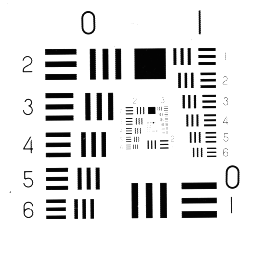
#> input picture src/originals/5.1.13.tiff, 256 x 256 px, found by its file name
$ jupyter execute lab2.ipynb
#> lines starting #> are read from the running program, lines starting #| are printed output that depends on the picture; after the words box and inside, x2 and y2 are one past the last pixel; in counts of white or black regions, pixels touching at a corner belong together
(P:lab62)=
# Deconvolution

<hr>

## 📌 Commentaires pour les intervenants

- L'année dernière, les étudiants n'ont abordé que le débruitage.
  Le déconvolution ne sera donc abordée que par les étudiants les plus rapides.
  Ce n'est pas grave, d'autant plus que l'exercice sur la déconvolution est similaire à celui sur le débruitage.
- il me semble important que les étudiants sachent simuler une observation, c'est-à-dire générer le modèle direct.
  En effet, c'est une manière classique de produire des données et la solution recherchée.
  C'est pour cela que les premières questions, loin d'être anodines, leur demande de générer une image bruitée ou floutée.
- La correction que je propose ci-dessous est très complète : je n'attends pas autant des étudiants.
- Il faut continuer à pousser les étudiants à développer leur esprit critique.
  Cela commence par faire une bonne observation des résultats obtenus, à faire une interprétation correcte,
  à proposer des solutions pour améliorer la méthode où pour aller plus loin dans la compréhension du problème,
  et enfin à proposer de nouvelles expériences pour vérifier les hypothèses émises.

<hr>

* Load the image [5.1.13](https://sipi.usc.edu/database/database.php?volume=misc&image=18#top).
  It will be called $x$ in the sequel.
<!--   and convert it to floating point numbers with the instruction

  ```
  x = x.astype(float)
  ```

  where `x` is the image and will be called` x` in the following. -->

* Generate a circular PSF $h$ of radius 10 with `skimage.morphology.disk`.

  ```{margin}
  The inverse filter works not only if the image is not noisy
  but also if the convolution can be equivalent to a multiplication in the Fourier domain.
  The last condition is true if the convolution is circular,
  that is the image $x$ is assumed to be periodic (see [](https://vincmazet.github.io/bip/filtering/convolution.html#boundaries-effects)).
  ```

* Perform the convolution of $x$ by $h$ to obtain the image $y$.
  To do this, use the function `scipy.ndimage.convolve` with the argument `mode="wrap"` so that the convolution is circular.

* Apply the inverse filter on $y$ to get an estimate $\widehat{x} $ of $x$.
  What do you see?

* Add a small noise to the blurred image, then apply the inverse filter again.
  What do you see?

* Now replace the inverse filter with Wiener filter (`skimage.restoration.wiener` with argument `clip=False`).

* Study the influence of the regularization parameter:
  first by observing the result obtained for some values,
  then by representing the evolution of a restoration quality measure (which one?)
  with respect to the values of the regularization parameter.

* What is the optimal value of the regularization parameter?
  Do you agree that it is actually the best value when you look at the estimation?

* Finally, can you conclude on the optimal choice of the regularization parameter, whatever the image?

```{div} correction
```
## Correction

The objectives of this exercise are:
* know how to apply a specific degradation to an image
* understand why naive deconvolution does not work
* implement a Wiener filter

[cell 1]
# Ne pas utiliser scipy.ndimage.convolve (qui ne permet pas de faire de convolution circulante)
from scipy.ndimage.filters import convolve

from numpy import sqrt, ones, zeros, absolute, log, real, arange, argmin
from numpy.linalg import norm
from numpy.fft import fft2, ifft2, fftshift

from skimage.io import imread
from skimage.util import random_noise
from skimage.color import rgb2gray
from skimage.morphology import disk
from skimage.restoration import wiener
from skimage.metrics import mean_squared_error

from matplotlib.pyplot import imshow, show, title, figure, subplot, plot, xlabel, ylabel

### Original and noisy images

[cell 2]
# TODO : montrer sur un Dirac ?
# x = zeros((49,49))
# x[24,24] = 1

# Image originale x
x = imread("../_static/src/5.1.13.tiff")
#> x is the input picture: shape (256, 256); min 1, max 255, mean 225.9
x = x.astype(float) # Attention : convertir en float !

# Image floutée w
L = 10
h = disk(L)
y = convolve(x, h, mode="wrap")
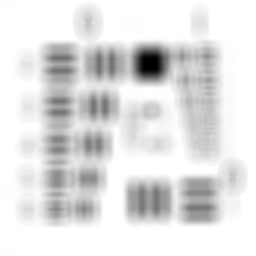
#> y: shape (256, 256) float64; min 970, max 80835, mean 71615; drawn with min black and max white

# Affichage
figure(figsize=(15,10))
subplot(1,3,1)
imshow(x, cmap="gray")
title("Original image")
subplot(1,3,2)
imshow(y, cmap="gray")
title("Observation (blurred image)");
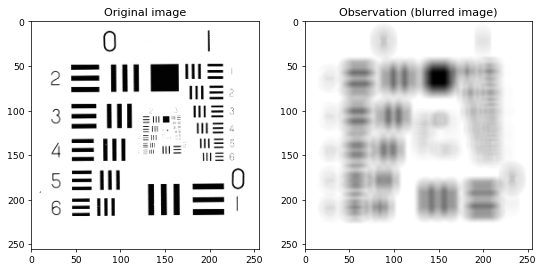
#> figure drawn by matplotlib, 2 panels

The "USAF 1951" resolution chart is a tool for measuring the resolution of optical instruments.
It was designed by the U.S. Air Force.
Its interest in image processing is to measure the resolution capacity of methods.
Here, it is interesting because once blurred, it is difficult to count the lines and read the figures.

### Inverse filter on the non-noisy image

[cell 3]
# Notez qu'il n'est pas nécessaire ici d'utiliser fftshift.
Y = fft2(y)
H = fft2(h, Y.shape)     # Attention, pour pouvoir diviser les deux FFT, elles doivent être de la même taille !
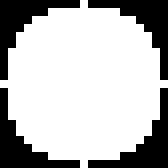
#> h: shape (21, 21) (shown 8 times larger); values 0 (black) and 1 (white), 71.9% white; 4 black regions, box (x1, y1, x2, y2) and area: (0, 0, 10, 10) 31, (11, 0, 21, 10) 31, (0, 11, 10, 21) 31, (11, 11, 21, 21) 31
Xest = Y/H
xest = real(ifft2(Xest)) # Attention, bien prendre la partie réelle !
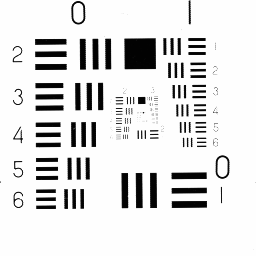
#> xest: shape (256, 256) float64; min 1, max 255, mean 225.9; drawn with min black and max white

[cell 4]
# Affichage
figure(figsize=(15,10))
subplot(1,3,1)
imshow(x, cmap="gray")
title("Original image")
subplot(1,3,2)
imshow(y, cmap="gray")
title("Blurred image (no noise)")
subplot(1,3,3)
imshow(xest, cmap="gray")
title("Restored image (inverse filter)")
show()

In the absence of noise, the inverse filter works perfectly (except for a translation, due to the PSF size).

### Inverse filter with noise

[cell 5]
# Calcul de la variance d'un bruit blanc gaussien pour un RSB donné
def variance(snr, x):
#> called with snr = 40
    M, N = x.shape
#> M = 256; N = 256
    return norm(x)**2 / (M*N) * 10**(-snr/10)

[cell 6]
# Image floutée + bruitée y
rsb = 40
var = variance(rsb, y)
#> var = 528224.7
y = random_noise(y, mode='gaussian', clip=False, var=var)

# Filtrage inverse
Y = fft2(y)
H = fft2(h, Y.shape)
Xest = Y/H
xest = real(ifft2(Xest))
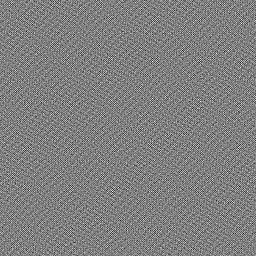
#> xest: shape (256, 256) float64; min -25092.6, max 25311.1, mean 225.9; drawn with min black and max white

# Affichage
figure(figsize=(15,10))
subplot(1,3,1)
imshow(x, cmap="gray")
title("Original image")
subplot(1,3,2)
imshow(y, cmap="gray")
title(f"Blurred & noisy image (SNR = {rsb} dB)")
subplot(1,3,3)
imshow(xest, cmap="gray")
title("Restored image (inverse filter)")
show()

On the contrary, when the image is noisy (even slightly: here SNR equals 40 dB), the restoration is not at all acceptable!

### Wiener filter with noise

Be careful, there is another `wiener` function (`skimage.filters.wiener`), but it is more tricky.
Instead, use `skimage.restoration.wiener`, not forgetting to add `clip=False`.

[cell 7]
# Affichage
figure(figsize=(15,10))
subplot(1,3,1)
imshow(x, cmap="gray")
title("Original image")
subplot(1,3,2)
imshow(y, cmap="gray")
title(f"Blurred and noised image (SNR = {rsb} dB)")
show()

figure(figsize=(15,10))
lbds = [1e1, 1e2, 1e3]
for i, lbd in enumerate(lbds):
    xest = wiener(y, h, lbd, clip=False) # Attention : clip = False
    eqm = mean_squared_error(x, xest)
    subplot(1,3,1+i)
    imshow(xest, cmap="gray")
    title(f"Restoration\n(Wiener filter, $\lambda$ = {lbd:.0e})\nMSE = {eqm:.2e}")
#> this loop made 3 passes
#> eqm on passes 1 to 3: 1631.7, 1003.9, 1326.8
#> pass 1, `xest = wiener(y, h, lbd, clip=False)`:
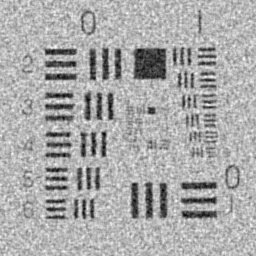
#> xest: shape (256, 256) float64; min -118.3, max 395.5, mean 225.9; drawn with min black and max white
#> pass 3, `xest = wiener(y, h, lbd, clip=False)`:
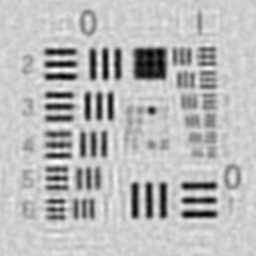
#> xest: shape (256, 256) float64; min -44.38, max 324.9, mean 225.9; drawn with min black and max white

These first results have been obtained for three values of $\lambda$.
They show that in terms of MSE, there is a compromise to be made between denoising and deconvolution.
If $\lambda$ is too low, the restored image is deconvolved but remains very noisy;
if $\lambda$ is too large then the image remains blurry.

For a better analysis, we represent the MSE with respect to $\lambda$.

[cell 8]
lbds = arange(1e1, 1e3, 1e1)
mses = zeros(lbds.shape)
for i, lbd in enumerate(lbds):
    xest = wiener(y, h, lbd, reg=None, is_real=True, clip=False)
    mses[i] = mean_squared_error(x, xest)
#> this loop made 99 passes
#> pass 3, `xest = wiener(y, h, lbd, reg=None, is_real=True, clip=False)`:
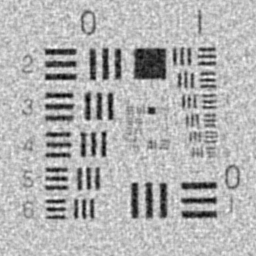
#> xest: shape (256, 256) float64; min -82.81, max 355.6, mean 225.9; drawn with min black and max white
#> after the loop, mses = 99 values, max 1631.7 at index 0, min 1001.6 at index 7, mean 1182.3

# Meilleure restauration
i = argmin(mses)
#> i = 7
mse = mses[i]
#> mse = 1001.6
lbd = lbds[i]
#> lbd = 80

# Évolution de l'EQM
plot(lbds,mses)
plot(lbd,mse, '.r')
xlabel("$\lambda$")
ylabel("MSE")
show()
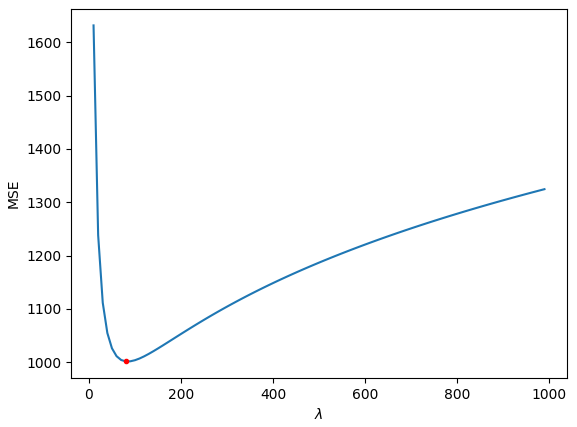
#> figure drawn by matplotlib, 1 panel; curve peaks at x = 10, y = 1631.7

print(f"The best restoration is obtained for lambda = {lbd:.0f} and gives MSE = {eqm:.2f}.")
#| The best restoration is obtained for lambda = 80 and gives MSE = 1326.81.

figure(figsize=(15,10))
subplot(2,3,1)
imshow(xest, cmap="gray");
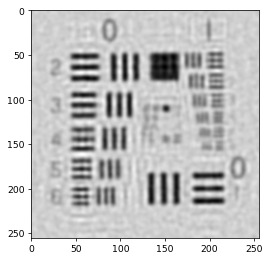
#> figure drawn by matplotlib, 1 panel
